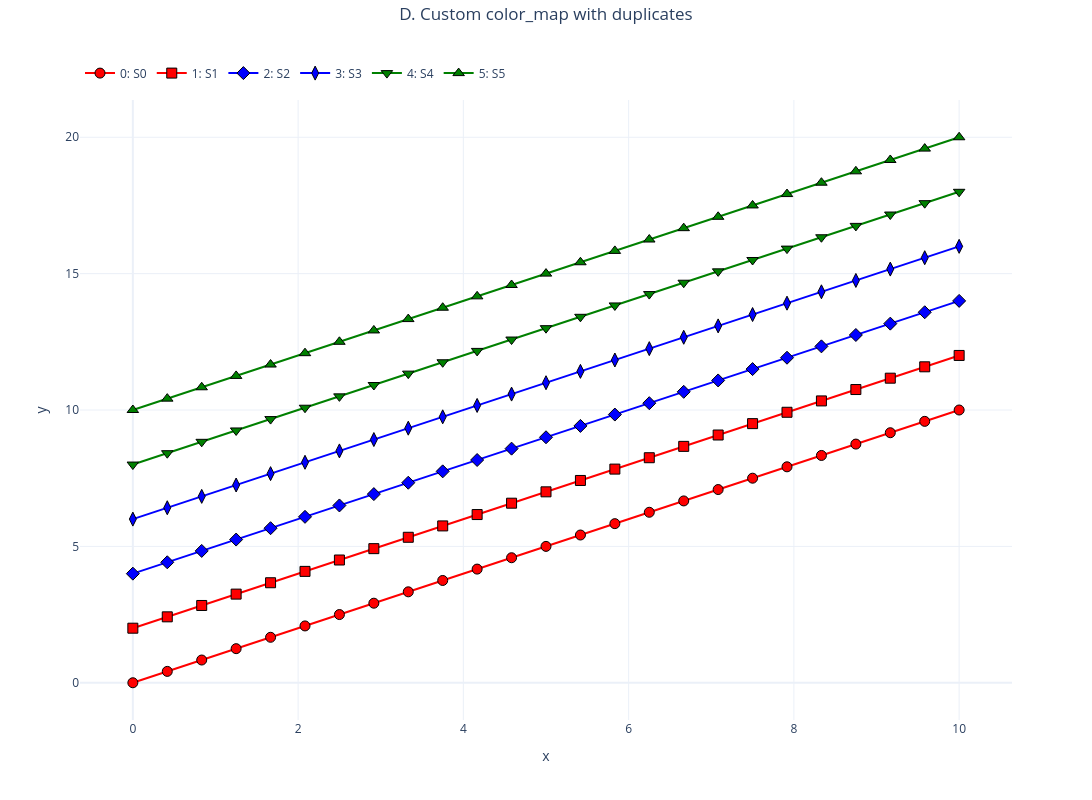

The code cell stored with this chart in its notebook:
### Code cell
uc = make_nb(6, color_map=["red", "red", "blue", "blue", "green", "green"])
uc.plot('x', 'y', suptitle='D. Custom color_map with duplicates').show()

### Figure 1 — Plotly figure (JSON) as saved in the notebook; plotly's stock layout.template omitted (floating-point values rounded to 4 significant figures)
{"data": [{"customdata": [[0.0, 0.0], [0.4167, 0.4167], [0.8333, 0.8333], [1.25, 1.25], [1.667, 1.667], [2.083, 2.083], [2.5, 2.5], [2.917, 2.917], [3.333, 3.333], [3.75, 3.75], [4.167, 4.167], [4.583, 4.583], [5.0, 5.0], [5.417, 5.417], [5.833, 5.833], [6.25, 6.25], [6.667, 6.667], [7.083, 7.083], [7.5, 7.5], [7.917, 7.917], [8.333, 8.333], [8.75, 8.75], [9.167, 9.167], [9.583, 9.583], [10.0, 10.0]], "hovertemplate": "<b><u>Set: 0</u></b><br><b>S0</b><br>x: %{customdata[0]:.2f}<br>y: %{customdata[1]:.2f}<extra></extra>", "legendgroup": "group_0", "line": {"color": "red", "dash": "solid", "width": 2}, "marker": {"color": "red", "line": {"color": "black", "width": 1}, "opacity": 1, "size": 10, "symbol": "circle"}, "mode": "lines+markers", "name": "0: S0", "showlegend": true, "type": "scatter", "x": [0.0, 0.4167, 0.8333, 1.25, 1.667, 2.083, 2.5, 2.917, 3.333, 3.75, 4.167, 4.583, 5.0, 5.417, 5.833, 6.25, 6.667, 7.083, 7.5, 7.917, 8.333, 8.75, 9.167, 9.583, 10.0], "xaxis": "x", "y": [0.0, 0.4167, 0.8333, 1.25, 1.667, 2.083, 2.5, 2.917, 3.333, 3.75, 4.167, 4.583, 5.0, 5.417, 5.833, 6.25, 6.667, 7.083, 7.5, 7.917, 8.333, 8.75, 9.167, 9.583, 10.0], "yaxis": "y"}, {"customdata": [[0.0, 2.0], [0.4167, 2.417], [0.8333, 2.833], [1.25, 3.25], [1.667, 3.667], [2.083, 4.083], [2.5, 4.5], [2.917, 4.917], [3.333, 5.333], [3.75, 5.75], [4.167, 6.167], [4.583, 6.583], [5.0, 7.0], [5.417, 7.417], [5.833, 7.833], [6.25, 8.25], [6.667, 8.667], [7.083, 9.083], [7.5, 9.5], [7.917, 9.917], [8.333, 10.33], [8.75, 10.75], [9.167, 11.17], [9.583, 11.58], [10.0, 12.0]], "hovertemplate": "<b><u>Set: 1</u></b><br><b>S1</b><br>x: %{customdata[0]:.2f}<br>y: %{customdata[1]:.2f}<extra></extra>", "legendgroup": "group_1", "line": {"color": "red", "dash": "solid", "width": 2}, "marker": {"color": "red", "line": {"color": "black", "width": 1}, "opacity": 1, "size": 10, "symbol": "square"}, "mode": "lines+markers", "name": "1: S1", "showlegend": true, "type": "scatter", "x": [0.0, 0.4167, 0.8333, 1.25, 1.667, 2.083, 2.5, 2.917, 3.333, 3.75, 4.167, 4.583, 5.0, 5.417, 5.833, 6.25, 6.667, 7.083, 7.5, 7.917, 8.333, 8.75, 9.167, 9.583, 10.0], "xaxis": "x", "y": [2.0, 2.417, 2.833, 3.25, 3.667, 4.083, 4.5, 4.917, 5.333, 5.75, 6.167, 6.583, 7.0, 7.417, 7.833, 8.25, 8.667, 9.083, 9.5, 9.917, 10.33, 10.75, 11.17, 11.58, 12.0], "yaxis": "y"}, {"customdata": [[0.0, 4.0], [0.4167, 4.417], [0.8333, 4.833], [1.25, 5.25], [1.667, 5.667], [2.083, 6.083], [2.5, 6.5], [2.917, 6.917], [3.333, 7.333], [3.75, 7.75], [4.167, 8.167], [4.583, 8.583], [5.0, 9.0], [5.417, 9.417], [5.833, 9.833], [6.25, 10.25], [6.667, 10.67], [7.083, 11.08], [7.5, 11.5], [7.917, 11.92], [8.333, 12.33], [8.75, 12.75], [9.167, 13.17], [9.583, 13.58], [10.0, 14.0]], "hovertemplate": "<b><u>Set: 2</u></b><br><b>S2</b><br>x: %{customdata[0]:.2f}<br>y: %{customdata[1]:.2f}<extra></extra>", "legendgroup": "group_2", "line": {"color": "blue", "dash": "solid", "width": 2}, "marker": {"color": "blue", "line": {"color": "black", "width": 1}, "opacity": 1, "size": 10, "symbol": "diamond"}, "mode": "lines+markers", "name": "2: S2", "showlegend": true, "type": "scatter", "x": [0.0, 0.4167, 0.8333, 1.25, 1.667, 2.083, 2.5, 2.917, 3.333, 3.75, 4.167, 4.583, 5.0, 5.417, 5.833, 6.25, 6.667, 7.083, 7.5, 7.917, 8.333, 8.75, 9.167, 9.583, 10.0], "xaxis": "x", "y": [4.0, 4.417, 4.833, 5.25, 5.667, 6.083, 6.5, 6.917, 7.333, 7.75, 8.167, 8.583, 9.0, 9.417, 9.833, 10.25, 10.67, 11.08, 11.5, 11.92, 12.33, 12.75, 13.17, 13.58, 14.0], "yaxis": "y"}, {"customdata": [[0.0, 6.0], [0.4167, 6.417], [0.8333, 6.833], [1.25, 7.25], [1.667, 7.667], [2.083, 8.083], [2.5, 8.5], [2.917, 8.917], [3.333, 9.333], [3.75, 9.75], [4.167, 10.17], [4.583, 10.58], [5.0, 11.0], [5.417, 11.42], [5.833, 11.83], [6.25, 12.25], [6.667, 12.67], [7.083, 13.08], [7.5, 13.5], [7.917, 13.92], [8.333, 14.33], [8.75, 14.75], [9.167, 15.17], [9.583, 15.58], [10.0, 16.0]], "hovertemplate": "<b><u>Set: 3</u></b><br><b>S3</b><br>x: %{customdata[0]:.2f}<br>y: %{customdata[1]:.2f}<extra></extra>", "legendgroup": "group_3", "line": {"color": "blue", "dash": "solid", "width": 2}, "marker": {"color": "blue", "line": {"color": "black", "width": 1}, "opacity": 1, "size": 10, "symbol": "diamond-tall"}, "mode": "lines+markers", "name": "3: S3", "showlegend": true, "type": "scatter", "x": [0.0, 0.4167, 0.8333, 1.25, 1.667, 2.083, 2.5, 2.917, 3.333, 3.75, 4.167, 4.583, 5.0, 5.417, 5.833, 6.25, 6.667, 7.083, 7.5, 7.917, 8.333, 8.75, 9.167, 9.583, 10.0], "xaxis": "x", "y": [6.0, 6.417, 6.833, 7.25, 7.667, 8.083, 8.5, 8.917, 9.333, 9.75, 10.17, 10.58, 11.0, 11.42, 11.83, 12.25, 12.67, 13.08, 13.5, 13.92, 14.33, 14.75, 15.17, 15.58, 16.0], "yaxis": "y"}, {"customdata": [[0.0, 8.0], [0.4167, 8.417], [0.8333, 8.833], [1.25, 9.25], [1.667, 9.667], [2.083, 10.08], [2.5, 10.5], [2.917, 10.92], [3.333, 11.33], [3.75, 11.75], [4.167, 12.17], [4.583, 12.58], [5.0, 13.0], [5.417, 13.42], [5.833, 13.83], [6.25, 14.25], [6.667, 14.67], [7.083, 15.08], [7.5, 15.5], [7.917, 15.92], [8.333, 16.33], [8.75, 16.75], [9.167, 17.17], [9.583, 17.58], [10.0, 18.0]], "hovertemplate": "<b><u>Set: 4</u></b><br><b>S4</b><br>x: %{customdata[0]:.2f}<br>y: %{customdata[1]:.2f}<extra></extra>", "legendgroup": "group_4", "line": {"color": "green", "dash": "solid", "width": 2}, "marker": {"color": "green", "line": {"color": "black", "width": 1}, "opacity": 1, "size": 10, "symbol": "triangle-down"}, "mode": "lines+markers", "name": "4: S4", "showlegend": true, "type": "scatter", "x": [0.0, 0.4167, 0.8333, 1.25, 1.667, 2.083, 2.5, 2.917, 3.333, 3.75, 4.167, 4.583, 5.0, 5.417, 5.833, 6.25, 6.667, 7.083, 7.5, 7.917, 8.333, 8.75, 9.167, 9.583, 10.0], "xaxis": "x", "y": [8.0, 8.417, 8.833, 9.25, 9.667, 10.08, 10.5, 10.92, 11.33, 11.75, 12.17, 12.58, 13.0, 13.42, 13.83, 14.25, 14.67, 15.08, 15.5, 15.92, 16.33, 16.75, 17.17, 17.58, 18.0], "yaxis": "y"}, {"customdata": [[0.0, 10.0], [0.4167, 10.42], [0.8333, 10.83], [1.25, 11.25], [1.667, 11.67], [2.083, 12.08], [2.5, 12.5], [2.917, 12.92], [3.333, 13.33], [3.75, 13.75], [4.167, 14.17], [4.583, 14.58], [5.0, 15.0], [5.417, 15.42], [5.833, 15.83], [6.25, 16.25], [6.667, 16.67], [7.083, 17.08], [7.5, 17.5], [7.917, 17.92], [8.333, 18.33], [8.75, 18.75], [9.167, 19.17], [9.583, 19.58], [10.0, 20.0]], "hovertemplate": "<b><u>Set: 5</u></b><br><b>S5</b><br>x: %{customdata[0]:.2f}<br>y: %{customdata[1]:.2f}<extra></extra>", "legendgroup": "group_5", "line": {"color": "green", "dash": "solid", "width": 2}, "marker": {"color": "green", "line": {"color": "black", "width": 1}, "opacity": 1, "size": 10, "symbol": "triangle-up"}, "mode": "lines+markers", "name": "5: S5", "showlegend": true, "type": "scatter", "x": [0.0, 0.4167, 0.8333, 1.25, 1.667, 2.083, 2.5, 2.917, 3.333, 3.75, 4.167, 4.583, 5.0, 5.417, 5.833, 6.25, 6.667, 7.083, 7.5, 7.917, 8.333, 8.75, 9.167, 9.583, 10.0], "xaxis": "x", "y": [10.0, 10.42, 10.83, 11.25, 11.67, 12.08, 12.5, 12.92, 13.33, 13.75, 14.17, 14.58, 15.0, 15.42, 15.83, 16.25, 16.67, 17.08, 17.5, 17.92, 18.33, 18.75, 19.17, 19.58, 20.0], "yaxis": "y"}], "layout": {"height": 800, "legend": {"orientation": "h", "x": 0, "xanchor": "left", "y": 1.02, "yanchor": "bottom"}, "margin": {"r": 80, "t": 100}, "showlegend": true, "title": {"text": "D. Custom color_map with duplicates", "x": 0.5, "xanchor": "center", "y": 0.99, "yanchor": "top", "yref": "container"}, "width": 1200, "xaxis": {"anchor": "y", "domain": [0, 1], "title": {"standoff": 15, "text": "x"}}, "yaxis": {"anchor": "x", "domain": [0, 1], "title": {"standoff": 15, "text": "y"}}}}
